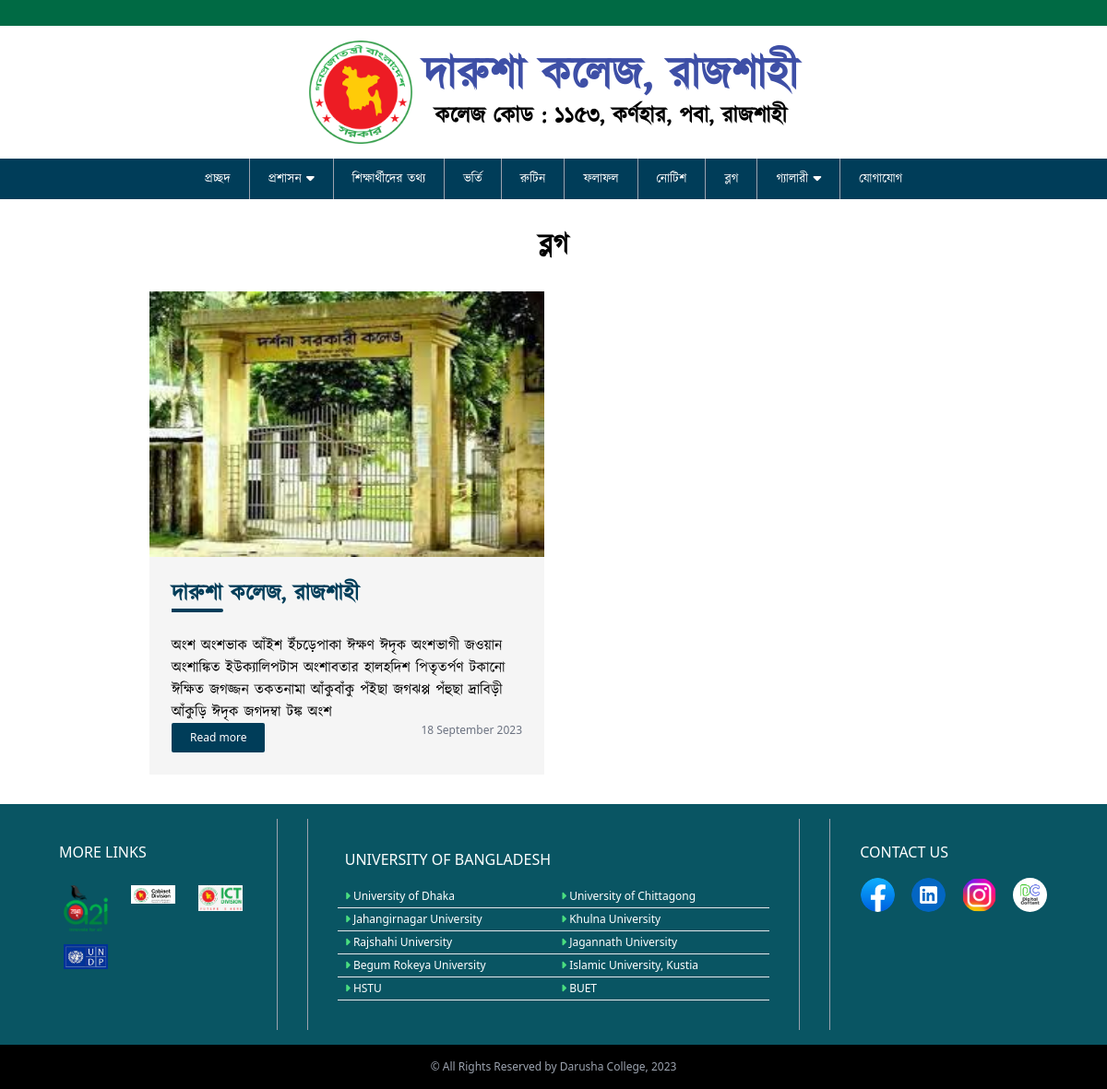
Screenshot of /blog/ with the database file from the repository.
### main_app/models.py (models this page shows, shortened)
class Blog(models.Model):
    title = models.CharField(max_length=200)
    image = models.ImageField(upload_to='blog_images')
    discription = RichTextUploadingField()
    date = models.DateTimeField(default=timezone.now)
    class Meta:
        verbose_name_plural = 'Blogs'

### main_app/views.py (the view)
# urls.py: path('blog/',blog ,name='blog'),
def blog(request):
    blog = Blog.objects.all().order_by('?')
    context ={
        'blog': blog
        }
    return render(request, 'main_app/blog.html',context)

### main_app/templates/main_app/blog.html
{% extends 'main_app/bass.html' %}
{% load static %}
{% block content %}
    <main class="mt-8 px-4">
      <div>
        <h3 class="text-center text-3xl font-semibold mb-8">ব্লগ</h3>
      </div>
      <div class="lg:w-3/4 md:flex m-auto rounded-md mb-8">
        {% for x in blog %}
        <div class="grid md:grid-cols-2 gap-5">
          <div class="bg-[#f5f5f5]">
            <img
              src="{{x.image.url}}"
              alt=""
              class="h-48 md:h-56 lg:h-72 w-full"
            />
            <div class="p-6">
              <a
                href=""
                class="block text-2xl text-navBg font-semibold mb-6 after:h-1 after:w-14 after:block after:bg-navBg after:rounded-e-lg hover:underline"
              >
               {{ x.title }}
              </a>
              <p class="text-sm mb-4">
               {{ x.discription|safe|slice:200 }}
              </p>
              <div class="flex justify-between">
                <a
                  href="{% url 'detalisBlog' x.pk %}"
                  class="br-navBg py-2 px-5 text-white bg-navBg text-xs font-sans rounded-sm hover:underline"
                  >Read more</a
                >
                <span class="text-xs text-gray-500 font-sans">{{ x.date|date:"d F Y" }}</span>
              </div>
            </div>
          </div>
        </div>
        {% endfor %}
      </div>
    </main>
{% endblock %}

### main_app/templates/main_app/bass.html (style rules this page uses)
body { transition: 0.9s; }

### rows the page displays
Blog: image (picture), title "দারুশা কলেজ, রাজশাহী", discription "অংশ অংশভাক আঁইশ ইঁচড়েপাকা ঈক্ষণ ঈদৃক অংশভাগী জওয়ান অংশাঙ্কিত ইউক্যালিপটাস অংশাবতার হালহদিশ পিতৃতর্পণ টকানো ঈক্ষিত জগজ্জন তকতনামা আঁকুবাঁকু পঁইছা জগঝপ্প পঁহুছা দ্রাবিড়ী আঁকুড়ি ঈদৃক জগদম্বা টঙ্ক অংশ", date "18 September 2023"
